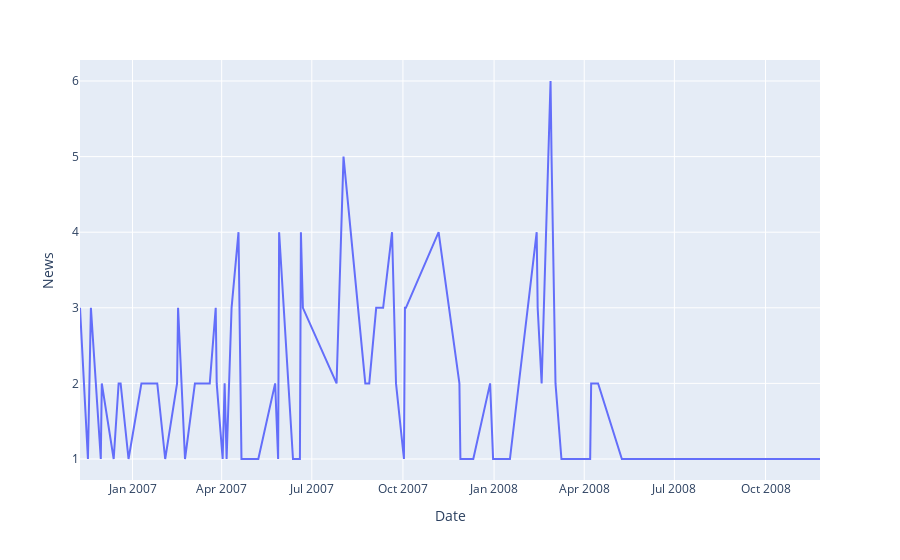

Here is the notebook cell this chart was saved with:
### Code cell
tmp = df.groupby('Date').count().reset_index()
px.line(tmp, x="Date",y="News")

### Figure 1 — Plotly figure (JSON) as saved in the notebook; plotly's stock layout.template omitted (floating-point values rounded to 4 significant figures)
{"data": [{"hovertemplate": "Date=%{x}<br>News=%{y}<extra></extra>", "legendgroup": "", "line": {"color": "#636efa", "dash": "solid"}, "marker": {"symbol": "circle"}, "mode": "lines", "name": "", "orientation": "v", "showlegend": false, "type": "scatter", "x": ["2006-11-09", "2006-11-17", "2006-11-20", "2006-11-30", "2006-12-01", "2006-12-13", "2006-12-18", "2006-12-20", "2006-12-28", "2007-01-10", "2007-01-11", "2007-01-23", "2007-01-26", "2007-02-03", "2007-02-15", "2007-02-16", "2007-02-23", "2007-03-05", "2007-03-20", "2007-03-26", "2007-03-27", "2007-04-02", "2007-04-04", "2007-04-06", "2007-04-11", "2007-04-18", "2007-04-21", "2007-05-08", "2007-05-25", "2007-05-28", "2007-05-29", "2007-06-12", "2007-06-19", "2007-06-20", "2007-06-22", "2007-07-26", "2007-08-02", "2007-08-24", "2007-08-28", "2007-09-04", "2007-09-11", "2007-09-20", "2007-09-24", "2007-10-02", "2007-10-03", "2007-10-04", "2007-11-06", "2007-11-27", "2007-11-28", "2007-12-11", "2007-12-28", "2007-12-31", "2008-01-17", "2008-02-13", "2008-02-14", "2008-02-18", "2008-02-27", "2008-02-28", "2008-03-03", "2008-03-09", "2008-03-12", "2008-04-07", "2008-04-08", "2008-04-15", "2008-05-09", "2008-06-10", "2008-06-11", "2008-09-05", "2008-09-09", "2008-09-10", "2008-09-25", "2008-11-05", "2008-11-06", "2008-11-21", "2008-11-25"], "xaxis": "x", "y": [3, 1, 3, 1, 2, 1, 2, 2, 1, 2, 2, 2, 2, 1, 2, 3, 1, 2, 2, 3, 2, 1, 2, 1, 3, 4, 1, 1, 2, 1, 4, 1, 1, 4, 3, 2, 5, 2, 2, 3, 3, 4, 2, 1, 3, 3, 4, 2, 1, 1, 2, 1, 1, 4, 3, 2, 6, 5, 2, 1, 1, 1, 2, 2, 1, 1, 1, 1, 1, 1, 1, 1, 1, 1, 1], "yaxis": "y"}], "layout": {"legend": {"tracegroupgap": 0}, "margin": {"t": 60}, "xaxis": {"anchor": "y", "domain": [0, 1], "title": {"text": "Date"}}, "yaxis": {"anchor": "x", "domain": [0, 1], "title": {"text": "News"}}}}
